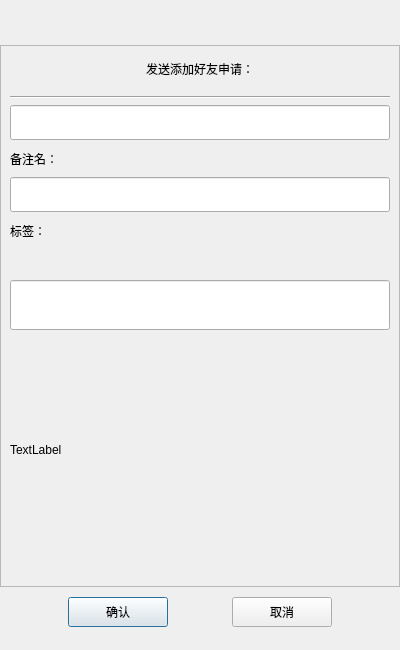
<?xml version="1.0" encoding="UTF-8"?>
<ui version="4.0">
 <class>FriendRequestDialog</class>
 <widget class="QDialog" name="FriendRequestDialog">
  <property name="geometry">
   <rect>
    <x>0</x>
    <y>0</y>
    <width>400</width>
    <height>650</height>
   </rect>
  </property>
  <property name="minimumSize">
   <size>
    <width>400</width>
    <height>650</height>
   </size>
  </property>
  <property name="maximumSize">
   <size>
    <width>400</width>
    <height>650</height>
   </size>
  </property>
  <property name="windowTitle">
   <string>FriendRequestDialog</string>
  </property>
  <layout class="QVBoxLayout" name="verticalLayout">
   <property name="spacing">
    <number>0</number>
   </property>
   <property name="leftMargin">
    <number>0</number>
   </property>
   <property name="topMargin">
    <number>0</number>
   </property>
   <property name="rightMargin">
    <number>0</number>
   </property>
   <property name="bottomMargin">
    <number>0</number>
   </property>
   <item>
    <spacer name="verticalSpacer">
     <property name="orientation">
      <enum>Qt::Vertical</enum>
     </property>
     <property name="sizeType">
      <enum>QSizePolicy::Fixed</enum>
     </property>
     <property name="sizeHint" stdset="0">
      <size>
       <width>20</width>
       <height>45</height>
      </size>
     </property>
    </spacer>
   </item>
   <item>
    <widget class="QScrollArea" name="scrollArea">
     <property name="minimumSize">
      <size>
       <width>0</width>
       <height>500</height>
      </size>
     </property>
     <property name="widgetResizable">
      <bool>true</bool>
     </property>
     <widget class="QWidget" name="scroll_content">
      <property name="geometry">
       <rect>
        <x>0</x>
        <y>0</y>
        <width>398</width>
        <height>498</height>
       </rect>
      </property>
      <layout class="QVBoxLayout" name="verticalLayout_7">
       <property name="leftMargin">
        <number>0</number>
       </property>
       <property name="topMargin">
        <number>10</number>
       </property>
       <property name="rightMargin">
        <number>0</number>
       </property>
       <property name="bottomMargin">
        <number>10</number>
       </property>
       <item>
        <widget class="QLabel" name="apply_label">
         <property name="minimumSize">
          <size>
           <width>0</width>
           <height>25</height>
          </size>
         </property>
         <property name="maximumSize">
          <size>
           <width>16777215</width>
           <height>25</height>
          </size>
         </property>
         <property name="text">
          <string>发送添加好友申请：</string>
         </property>
         <property name="alignment">
          <set>Qt::AlignCenter</set>
         </property>
        </widget>
       </item>
       <item>
        <widget class="QWidget" name="apply_widget" native="true">
         <layout class="QVBoxLayout" name="verticalLayout_8">
          <item>
           <widget class="Line" name="line">
            <property name="orientation">
             <enum>Qt::Horizontal</enum>
            </property>
           </widget>
          </item>
          <item>
           <widget class="CustomsizeEdit" name="name_edit">
            <property name="minimumSize">
             <size>
              <width>0</width>
              <height>35</height>
             </size>
            </property>
            <property name="maximumSize">
             <size>
              <width>16777215</width>
              <height>35</height>
             </size>
            </property>
           </widget>
          </item>
          <item>
           <widget class="QLabel" name="label">
            <property name="minimumSize">
             <size>
              <width>0</width>
              <height>25</height>
             </size>
            </property>
            <property name="maximumSize">
             <size>
              <width>16777215</width>
              <height>25</height>
             </size>
            </property>
            <property name="text">
             <string>备注名：</string>
            </property>
           </widget>
          </item>
          <item>
           <widget class="QLineEdit" name="alias_edit">
            <property name="minimumSize">
             <size>
              <width>0</width>
              <height>35</height>
             </size>
            </property>
            <property name="maximumSize">
             <size>
              <width>16777215</width>
              <height>35</height>
             </size>
            </property>
           </widget>
          </item>
          <item>
           <widget class="QLabel" name="label_2">
            <property name="minimumSize">
             <size>
              <width>0</width>
              <height>25</height>
             </size>
            </property>
            <property name="maximumSize">
             <size>
              <width>16777215</width>
              <height>25</height>
             </size>
            </property>
            <property name="text">
             <string>标签：</string>
            </property>
           </widget>
          </item>
          <item>
           <widget class="QWidget" name="label_group_widget" native="true">
            <property name="minimumSize">
             <size>
              <width>0</width>
              <height>50</height>
             </size>
            </property>
            <layout class="QVBoxLayout" name="verticalLayout_9">
             <property name="spacing">
              <number>0</number>
             </property>
             <property name="leftMargin">
              <number>0</number>
             </property>
             <property name="topMargin">
              <number>0</number>
             </property>
             <property name="rightMargin">
              <number>0</number>
             </property>
             <property name="bottomMargin">
              <number>0</number>
             </property>
             <item>
              <widget class="CustomsizeEdit" name="label_edit">
               <property name="minimumSize">
                <size>
                 <width>0</width>
                 <height>50</height>
                </size>
               </property>
               <property name="maximumSize">
                <size>
                 <width>16777215</width>
                 <height>50</height>
                </size>
               </property>
              </widget>
             </item>
             <item>
              <widget class="QWidget" name="grid_widget" native="true">
               <property name="minimumSize">
                <size>
                 <width>0</width>
                 <height>40</height>
                </size>
               </property>
               <property name="maximumSize">
                <size>
                 <width>16777215</width>
                 <height>40</height>
                </size>
               </property>
              </widget>
             </item>
             <item>
              <widget class="QWidget" name="input_tip_widget" native="true">
               <property name="minimumSize">
                <size>
                 <width>0</width>
                 <height>35</height>
                </size>
               </property>
               <property name="maximumSize">
                <size>
                 <width>16777215</width>
                 <height>35</height>
                </size>
               </property>
               <layout class="QVBoxLayout" name="verticalLayout_10">
                <property name="spacing">
                 <number>0</number>
                </property>
                <property name="leftMargin">
                 <number>0</number>
                </property>
                <property name="topMargin">
                 <number>0</number>
                </property>
                <property name="rightMargin">
                 <number>0</number>
                </property>
                <property name="bottomMargin">
                 <number>0</number>
                </property>
                <item>
                 <widget class="ClickedOnceLabel" name="tip_label">
                  <property name="text">
                   <string>TextLabel</string>
                  </property>
                 </widget>
                </item>
               </layout>
              </widget>
             </item>
            </layout>
           </widget>
          </item>
          <item>
           <widget class="QWidget" name="widget_2" native="true">
            <property name="minimumSize">
             <size>
              <width>0</width>
              <height>60</height>
             </size>
            </property>
            <property name="maximumSize">
             <size>
              <width>16777215</width>
              <height>60</height>
             </size>
            </property>
            <layout class="QHBoxLayout" name="horizontalLayout_3">
             <property name="spacing">
              <number>7</number>
             </property>
             <property name="leftMargin">
              <number>0</number>
             </property>
             <property name="topMargin">
              <number>0</number>
             </property>
             <property name="rightMargin">
              <number>0</number>
             </property>
             <property name="bottomMargin">
              <number>0</number>
             </property>
             <item>
              <widget class="QWidget" name="label_list" native="true">
               <property name="minimumSize">
                <size>
                 <width>287</width>
                 <height>50</height>
                </size>
               </property>
               <property name="maximumSize">
                <size>
                 <width>287</width>
                 <height>16777215</height>
                </size>
               </property>
              </widget>
             </item>
             <item>
              <widget class="QWidget" name="more_label_widget" native="true">
               <property name="minimumSize">
                <size>
                 <width>30</width>
                 <height>0</height>
                </size>
               </property>
               <property name="maximumSize">
                <size>
                 <width>30</width>
                 <height>16777215</height>
                </size>
               </property>
               <layout class="QVBoxLayout" name="verticalLayout_11">
                <item>
                 <spacer name="verticalSpacer_5">
                  <property name="orientation">
                   <enum>Qt::Vertical</enum>
                  </property>
                  <property name="sizeHint" stdset="0">
                   <size>
                    <width>20</width>
                    <height>40</height>
                   </size>
                  </property>
                 </spacer>
                </item>
                <item>
                 <widget class="ClickedOnceLabel" name="more_label">
                  <property name="minimumSize">
                   <size>
                    <width>25</width>
                    <height>25</height>
                   </size>
                  </property>
                  <property name="maximumSize">
                   <size>
                    <width>25</width>
                    <height>25</height>
                   </size>
                  </property>
                  <property name="text">
                   <string/>
                  </property>
                 </widget>
                </item>
                <item>
                 <spacer name="verticalSpacer_6">
                  <property name="orientation">
                   <enum>Qt::Vertical</enum>
                  </property>
                  <property name="sizeHint" stdset="0">
                   <size>
                    <width>20</width>
                    <height>40</height>
                   </size>
                  </property>
                 </spacer>
                </item>
               </layout>
              </widget>
             </item>
            </layout>
           </widget>
          </item>
         </layout>
        </widget>
       </item>
      </layout>
     </widget>
    </widget>
   </item>
   <item>
    <widget class="QWidget" name="apply_sure_widget" native="true">
     <property name="minimumSize">
      <size>
       <width>0</width>
       <height>50</height>
      </size>
     </property>
     <layout class="QHBoxLayout" name="horizontalLayout_4">
      <item>
       <spacer name="horizontalSpacer_4">
        <property name="orientation">
         <enum>Qt::Horizontal</enum>
        </property>
        <property name="sizeHint" stdset="0">
         <size>
          <width>40</width>
          <height>20</height>
         </size>
        </property>
       </spacer>
      </item>
      <item>
       <widget class="ClickedBtn" name="sure_btn">
        <property name="minimumSize">
         <size>
          <width>100</width>
          <height>30</height>
         </size>
        </property>
        <property name="text">
         <string>确认</string>
        </property>
       </widget>
      </item>
      <item>
       <spacer name="horizontalSpacer_5">
        <property name="orientation">
         <enum>Qt::Horizontal</enum>
        </property>
        <property name="sizeHint" stdset="0">
         <size>
          <width>40</width>
          <height>20</height>
         </size>
        </property>
       </spacer>
      </item>
      <item>
       <widget class="ClickedBtn" name="cancel_btn">
        <property name="minimumSize">
         <size>
          <width>100</width>
          <height>30</height>
         </size>
        </property>
        <property name="text">
         <string>取消</string>
        </property>
       </widget>
      </item>
      <item>
       <spacer name="horizontalSpacer_6">
        <property name="orientation">
         <enum>Qt::Horizontal</enum>
        </property>
        <property name="sizeHint" stdset="0">
         <size>
          <width>40</width>
          <height>20</height>
        </size>
        </property>
       </spacer>
      </item>
     </layout>
    </widget>
   </item>
   <item>
    <spacer name="verticalSpacer_2">
     <property name="orientation">
      <enum>Qt::Vertical</enum>
     </property>
     <property name="sizeType">
      <enum>QSizePolicy::Fixed</enum>
     </property>
     <property name="sizeHint" stdset="0">
      <size>
       <width>20</width>
       <height>13</height>
      </size>
     </property>
    </spacer>
   </item>
  </layout>
 </widget>
 <customwidgets>
  <customwidget>
   <class>ClickedBtn</class>
   <extends>QPushButton</extends>
   <header location="global">ClickedBtn.h</header>
  </customwidget>
  <customwidget>
   <class>CustomsizeEdit</class>
   <extends>QLineEdit</extends>
   <header location="global">CustomsizeEdit.h</header>
  </customwidget>
  <customwidget>
   <class>ClickedOnceLabel</class>
   <extends>QLabel</extends>
   <header location="global">ClickedOnceLabel.h</header>
  </customwidget>
 </customwidgets>
 <resources/>
 <connections/>
</ui>
